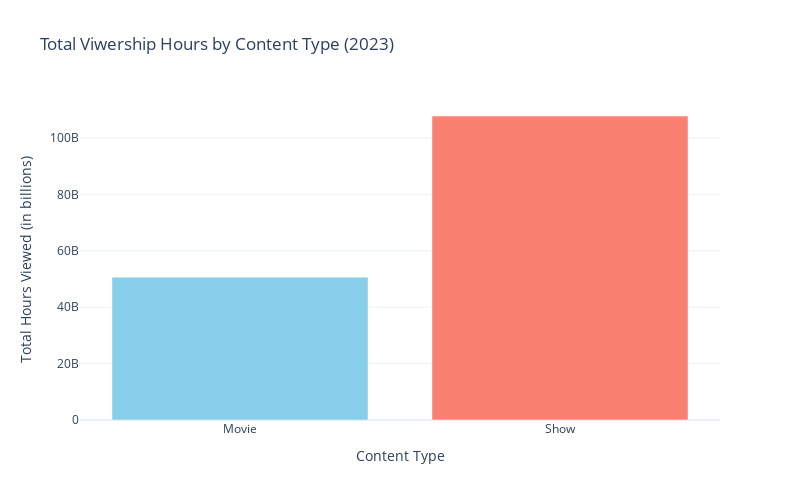

Notebook code for this chart:
### Markdown cell above
The “Hours Viewed” column has been successfully cleaned and converted to a numeric format. Now, I’ll analyze trends in content type to determine whether shows or movies dominate viewership. Let’s visualize the distribution of total viewership hours between Shows and Movies:

### Code cell
#Aggregate viewership hours by content type
content_type_viewership = netflix_data.groupby('Content Type')['Hours Viewed'].sum()

fig = go.Figure(data=[
    go.Bar(
        x = content_type_viewership.index,
        y = content_type_viewership.values,
        marker_color = ['skyblue', 'salmon']
    )
])

fig.update_layout(
    title = 'Total Viwership Hours by Content Type (2023)',
    xaxis_title = 'Content Type',
    yaxis_title = 'Total Hours Viewed (in billions)',
    xaxis_tickangle=0,
    height=500,
    width=800
)

fig.show()

### Figure 1 — Plotly figure (JSON) as saved in the notebook; plotly's stock layout.template omitted (floating-point values rounded to 4 significant figures)
{"data": [{"marker": {"color": ["skyblue", "salmon"]}, "type": "bar", "x": ["Movie", "Show"], "y": [50637800000, 107764100000]}], "layout": {"height": 500, "title": {"text": "Total Viwership Hours by Content Type (2023)"}, "width": 800, "xaxis": {"tickangle": 0, "title": {"text": "Content Type"}}, "yaxis": {"title": {"text": "Total Hours Viewed (in billions)"}}}}
